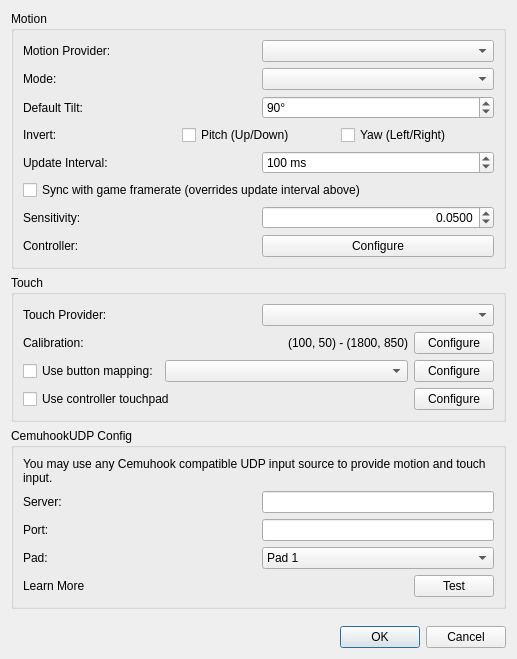
<?xml version="1.0" encoding="UTF-8"?>
<ui version="4.0">
 <class>ConfigureMotionTouch</class>
 <widget class="QDialog" name="ConfigureMotionTouch">
  <property name="geometry">
   <rect>
    <x>0</x>
    <y>0</y>
    <width>517</width>
    <height>659</height>
   </rect>
  </property>
  <property name="windowTitle">
   <string>Configure Motion / Touch</string>
  </property>
  <layout class="QVBoxLayout">
   <item>
    <widget class="QGroupBox" name="motion_group_box">
     <property name="title">
      <string>Motion</string>
     </property>
     <layout class="QVBoxLayout">
      <item>
       <layout class="QHBoxLayout">
        <item>
         <widget class="QLabel" name="motion_provider_label">
          <property name="text">
           <string>Motion Provider:</string>
          </property>
         </widget>
        </item>
        <item>
         <widget class="QComboBox" name="motion_provider"/>
        </item>
       </layout>
      </item>
      <item>
       <layout class="QHBoxLayout">
        <item>
         <widget class="QLabel" name="motion_mode_label">
          <property name="text">
           <string>Mode:</string>
          </property>
         </widget>
        </item>
        <item>
         <widget class="QComboBox" name="motion_mode"/>
        </item>
       </layout>
      </item>
      <item>
       <layout class="QHBoxLayout">
        <item>
         <widget class="QLabel" name="motion_tilt_label">
          <property name="text">
           <string>Default Tilt:</string>
          </property>
         </widget>
        </item>
        <item>
         <widget class="QSpinBox" name="motion_default_tilt">
          <property name="suffix">
           <string>°</string>
          </property>
          <property name="minimum">
           <number>-180</number>
          </property>
          <property name="maximum">
           <number>360</number>
          </property>
          <property name="value">
           <number>90</number>
          </property>
         </widget>
        </item>
       </layout>
      </item>
      <item>
       <layout class="QHBoxLayout">
        <item>
         <widget class="QLabel" name="motion_invert_label">
          <property name="text">
           <string>Invert:</string>
          </property>
         </widget>
        </item>
        <item>
         <widget class="QCheckBox" name="motion_invert_pitch">
          <property name="text">
           <string>Pitch (Up/Down)</string>
          </property>
          <property name="checked">
           <bool>false</bool>
          </property>
         </widget>
        </item>
        <item>
         <widget class="QCheckBox" name="motion_invert_yaw">
          <property name="text">
           <string>Yaw (Left/Right)</string>
          </property>
          <property name="checked">
           <bool>false</bool>
          </property>
         </widget>
        </item>
       </layout>
      </item>
      <item>
       <layout class="QHBoxLayout">
        <item>
         <widget class="QLabel" name="motion_update_label">
          <property name="text">
           <string>Update Interval:</string>
          </property>
         </widget>
        </item>
        <item>
         <widget class="QSpinBox" name="motion_update_period">
          <property name="suffix">
           <string> ms</string>
          </property>
          <property name="minimum">
           <number>1</number>
          </property>
          <property name="maximum">
           <number>200</number>
          </property>
          <property name="value">
           <number>100</number>
          </property>
         </widget>
        </item>
       </layout>
      </item>
      <item>
       <layout class="QHBoxLayout">
        <item>
         <widget class="QCheckBox" name="motion_per_frame">
          <property name="text">
           <string>Sync with game framerate (overrides update interval above)</string>
          </property>
          <property name="checked">
           <bool>false</bool>
          </property>
         </widget>
        </item>
       </layout>
      </item>
      <item>
       <layout class="QHBoxLayout">
        <item>
         <widget class="QLabel" name="motion_sensitivity_label">
          <property name="text">
           <string>Sensitivity:</string>
          </property>
         </widget>
        </item>
        <item>
         <widget class="QDoubleSpinBox" name="motion_sensitivity">
          <property name="alignment">
           <set>Qt::AlignRight|Qt::AlignTrailing|Qt::AlignVCenter</set>
          </property>
          <property name="decimals">
           <number>4</number>
          </property>
          <property name="minimum">
           <double>0.000000000000000</double>
          </property>
          <property name="maximum">
           <double>10.000000000000000</double>
          </property>
          <property name="singleStep">
           <double>0.010000000000000</double>
          </property>
          <property name="value">
           <double>0.050000000000000</double>
          </property>
         </widget>
        </item>
       </layout>
      </item>
      <item>
       <layout class="QHBoxLayout">
        <item>
         <widget class="QLabel" name="motion_controller_label">
          <property name="text">
           <string>Controller:</string>
          </property>
         </widget>
        </item>
        <item>
         <widget class="QPushButton" name="motion_controller_button">
          <property name="text">
           <string>Configure</string>
          </property>
         </widget>
        </item>
       </layout>
      </item>
     </layout>
    </widget>
   </item>
   <item>
    <widget class="QGroupBox" name="touch_group_box">
     <property name="title">
      <string>Touch</string>
     </property>
     <layout class="QVBoxLayout">
      <item>
       <layout class="QHBoxLayout">
        <item>
         <widget class="QLabel" name="touch_provider_label">
          <property name="text">
           <string>Touch Provider:</string>
          </property>
         </widget>
        </item>
        <item>
         <widget class="QComboBox" name="touch_provider"/>
        </item>
       </layout>
      </item>
      <item>
       <layout class="QHBoxLayout">
        <item>
         <widget class="QLabel" name="touch_calibration_label">
          <property name="text">
           <string>Calibration:</string>
          </property>
         </widget>
        </item>
        <item>
         <widget class="QLabel" name="touch_calibration">
          <property name="text">
           <string>(100, 50) - (1800, 850)</string>
          </property>
          <property name="alignment">
           <set>Qt::AlignRight|Qt::AlignTrailing|Qt::AlignVCenter</set>
          </property>
         </widget>
        </item>
        <item>
         <widget class="QPushButton" name="touch_calibration_config">
          <property name="sizePolicy">
           <sizepolicy hsizetype="Maximum" vsizetype="Fixed">
            <horstretch>0</horstretch>
            <verstretch>0</verstretch>
           </sizepolicy>
          </property>
          <property name="text">
           <string>Configure</string>
          </property>
         </widget>
        </item>
       </layout>
      </item>
      <item>
       <layout class="QHBoxLayout">
        <item>
         <widget class="QCheckBox" name="touch_from_button_checkbox">
          <property name="sizePolicy">
           <sizepolicy hsizetype="Maximum" vsizetype="Fixed">
            <horstretch>0</horstretch>
            <verstretch>0</verstretch>
           </sizepolicy>
          </property>
          <property name="text">
           <string>Use button mapping:</string>
          </property>
         </widget>
        </item>
        <item>
         <widget class="QComboBox" name="touch_from_button_map"/>
        </item>
        <item>
         <widget class="QPushButton" name="touch_from_button_config_btn">
          <property name="sizePolicy">
           <sizepolicy hsizetype="Maximum" vsizetype="Fixed">
            <horstretch>0</horstretch>
            <verstretch>0</verstretch>
           </sizepolicy>
          </property>
          <property name="text">
           <string>Configure</string>
          </property>
         </widget>
        </item>
       </layout>
      </item>
      <item>
       <layout class="QHBoxLayout" name="touchpad_hlayout">
        <item>
         <widget class="QCheckBox" name="touchpad_checkbox">
          <property name="toolTip">
           <string>Map touchpads on controllers like the DualSense directly to touch</string>
          </property>
          <property name="text">
           <string>Use controller touchpad</string>
          </property>
         </widget>
        </item>
        <item alignment="Qt::AlignRight">
         <widget class="QPushButton" name="touchpad_config_btn">
          <property name="text">
           <string>Configure</string>
          </property>
         </widget>
        </item>
       </layout>
      </item>
     </layout>
    </widget>
   </item>
   <item>
    <widget class="QGroupBox" name="udp_config_group_box">
     <property name="title">
      <string>CemuhookUDP Config</string>
     </property>
     <layout class="QVBoxLayout">
      <item>
       <widget class="QLabel" name="udp_help">
        <property name="text">
         <string>You may use any Cemuhook compatible UDP input source to provide motion and touch input.</string>
        </property>
        <property name="alignment">
         <set>Qt::AlignLeading|Qt::AlignLeft|Qt::AlignTop</set>
        </property>
        <property name="wordWrap">
         <bool>true</bool>
        </property>
       </widget>
      </item>
      <item>
       <layout class="QHBoxLayout">
        <item>
         <widget class="QLabel" name="udp_server_label">
          <property name="text">
           <string>Server:</string>
          </property>
         </widget>
        </item>
        <item>
         <widget class="QLineEdit" name="udp_server">
          <property name="sizePolicy">
           <sizepolicy hsizetype="Minimum" vsizetype="Fixed">
            <horstretch>0</horstretch>
            <verstretch>0</verstretch>
           </sizepolicy>
          </property>
         </widget>
        </item>
       </layout>
      </item>
      <item>
       <layout class="QHBoxLayout">
        <item>
         <widget class="QLabel" name="udp_port_label">
          <property name="text">
           <string>Port:</string>
          </property>
         </widget>
        </item>
        <item>
         <widget class="QLineEdit" name="udp_port">
          <property name="sizePolicy">
           <sizepolicy hsizetype="Minimum" vsizetype="Fixed">
            <horstretch>0</horstretch>
            <verstretch>0</verstretch>
           </sizepolicy>
          </property>
         </widget>
        </item>
       </layout>
      </item>
      <item>
       <layout class="QHBoxLayout">
        <item>
         <widget class="QLabel" name="udp_pad_index_label">
          <property name="text">
           <string>Pad:</string>
          </property>
         </widget>
        </item>
        <item>
         <widget class="QComboBox" name="udp_pad_index">
          <item>
           <property name="text">
            <string>Pad 1</string>
           </property>
          </item>
          <item>
           <property name="text">
            <string>Pad 2</string>
           </property>
          </item>
          <item>
           <property name="text">
            <string>Pad 3</string>
           </property>
          </item>
          <item>
           <property name="text">
            <string>Pad 4</string>
           </property>
          </item>
         </widget>
        </item>
       </layout>
      </item>
      <item>
       <layout class="QHBoxLayout">
        <item>
         <widget class="QLabel" name="udp_learn_more">
          <property name="text">
           <string>Learn More</string>
          </property>
         </widget>
        </item>
        <item>
         <widget class="QPushButton" name="udp_test">
          <property name="sizePolicy">
           <sizepolicy hsizetype="Maximum" vsizetype="Fixed">
            <horstretch>0</horstretch>
            <verstretch>0</verstretch>
           </sizepolicy>
          </property>
          <property name="text">
           <string>Test</string>
          </property>
         </widget>
        </item>
       </layout>
      </item>
     </layout>
    </widget>
   </item>
   <item>
    <spacer>
     <property name="orientation">
      <enum>Qt::Vertical</enum>
     </property>
     <property name="sizeHint" stdset="0">
      <size>
       <width>167</width>
       <height>55</height>
      </size>
     </property>
    </spacer>
   </item>
   <item>
    <widget class="QDialogButtonBox" name="buttonBox">
     <property name="standardButtons">
      <set>QDialogButtonBox::Cancel|QDialogButtonBox::Ok</set>
     </property>
    </widget>
   </item>
  </layout>
 </widget>
 <resources/>
 <connections/>
</ui>
